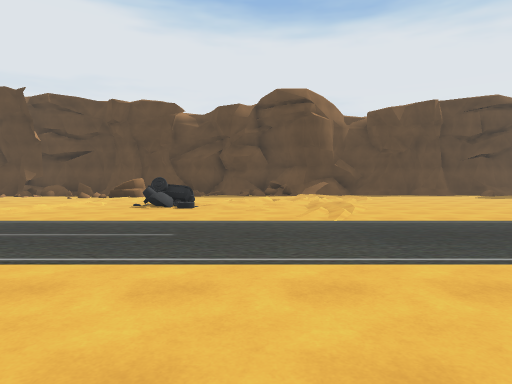
[1] (above)

12 first-person views from a walk through a scene from a Unity 3-D project. The camera is 1.4 m above the floor, tilts 2° down and sees 75° across. The floor is counted in squares, 2 m on a side. Each view is taken from the middle of a square. On the plan, view 1 faces up. The plan holds only what a view shows up to about 10 squares ahead; the rest is blank. The place goes on beyond the plan. Some animated figures are left out. Some surface patterns are stand-ins.

[2]
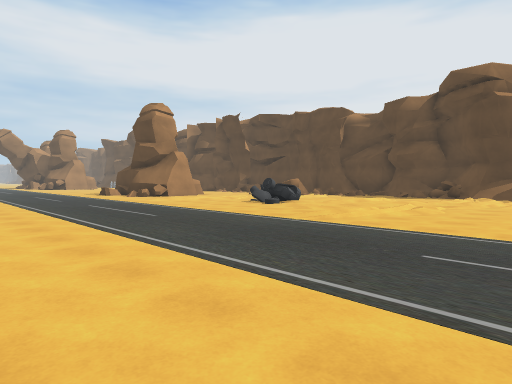

[3]
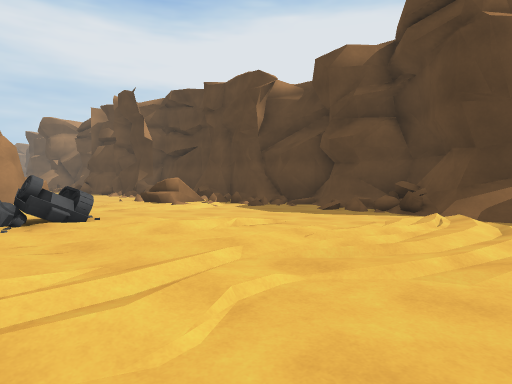

[4]
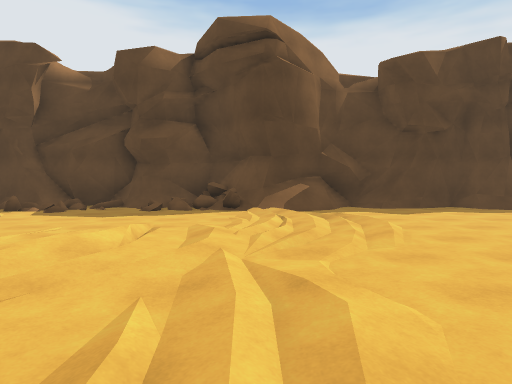

[5]
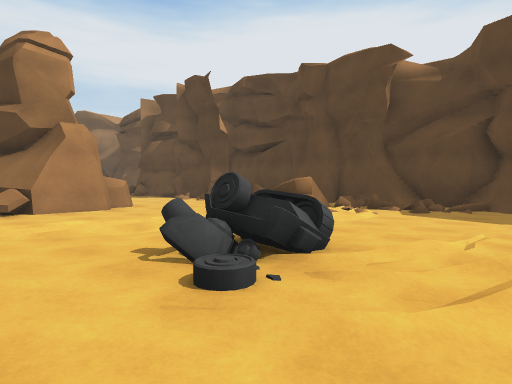

[6]
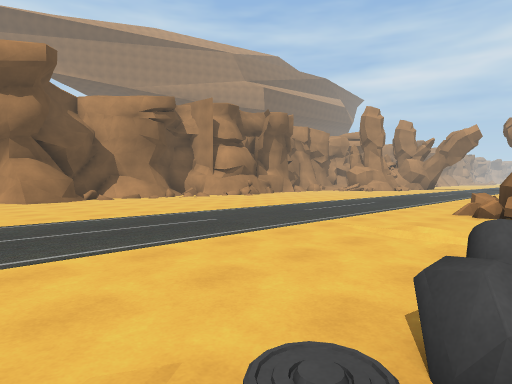

[7]
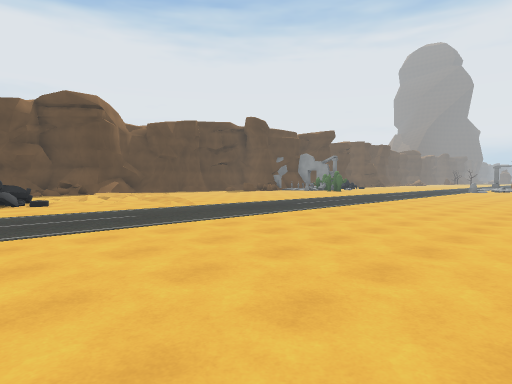

[8]
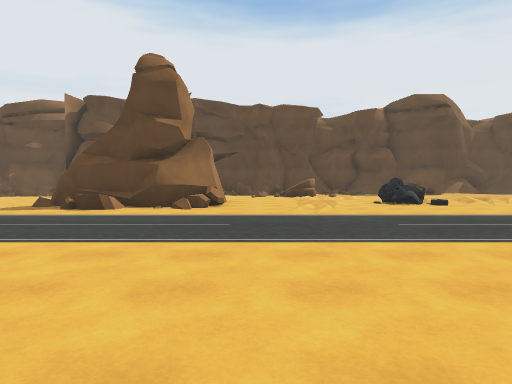

[9]
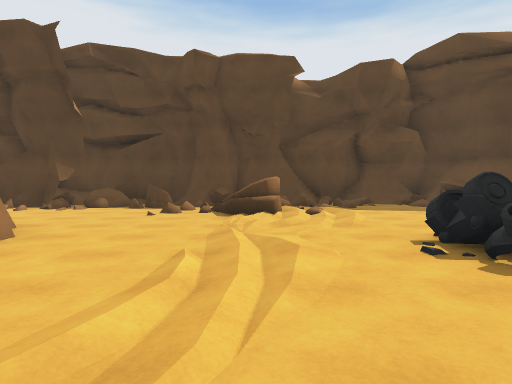

[10]
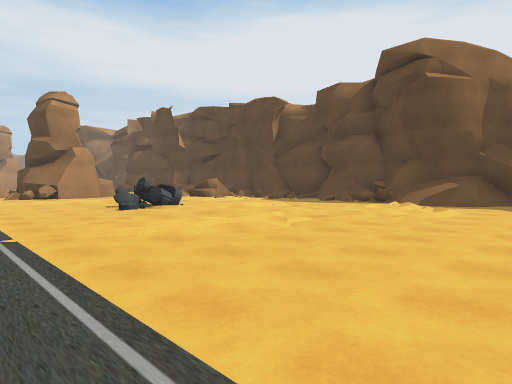

[11]
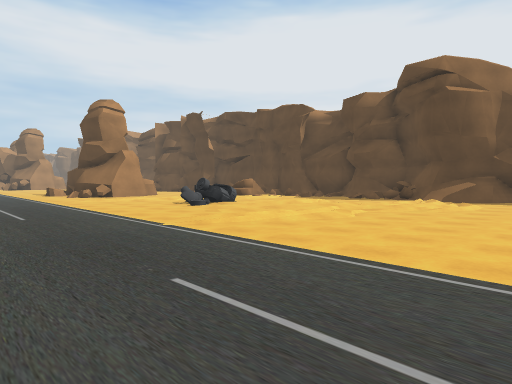

[12]
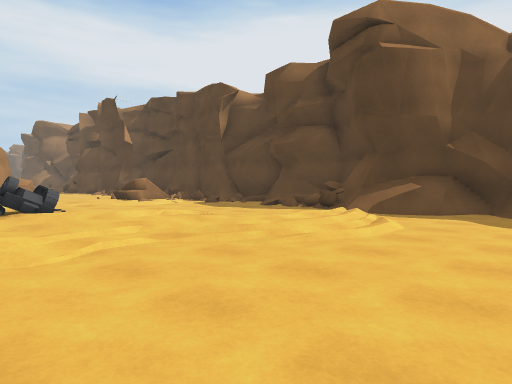

### Floor plan
Key: @ floor where view 1 was taken; # wall or solid block; . main floor; : floor 0.25 m higher than the main floor; + floor 0.5 m higher than the main floor; / step, stairs or slope; = window, fence, low wall or low ledge; ^ raised ledge; O other object.
Columns run from 13 left of view 1 to 6 right of it. Each row starts with its distance up from view 1.
 17           #####  ###
 16   #########///####/#
 15  ###==.=:=#..=/=/...
 14   .....//...........
 13    ...///.......:...
 12    .............::..
 11     ^........:......
 10     ##....OO.+......
  9     ##....OO........
  8 .#####..............
  7 ..=.................
  6  ...................
  5  ...................
  4   ..................
  3    .................
  2    .................
  1     ................
  0      ........@......
 -1       . ............
 -2          .....
 -3           #

Where each view was taken, in squares from view 1:
view 1: 0 up, 0 right, facing up
view 2: 1 up, 5 right, facing up-left
view 3: 8 up, 4 right, facing up-left
view 4: 7 up, 2 right, facing up
view 5: 7 up, 0 right, facing up-left
view 6: 9 up, 1 left, facing down-left
view 7: 2 down, 4 left, facing up-right
view 8: 1 down, 7 left, facing up
view 9: 6 up, 5 left, facing up
view 10: 5 up, 6 right, facing up-left
view 11: 3 up, 6 right, facing up-left
view 12: 8 up, 6 right, facing up-left
